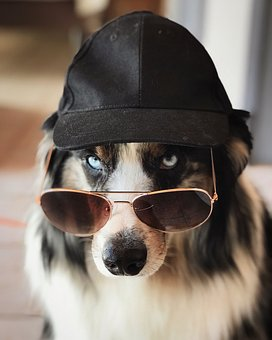
#> input picture pencil sketch with python/dog-6527913__340.jpg, 272 x 340 px, found by its file name
$ jupyter execute 'pencil sketch +opencv.ipynb'
#> lines starting #> are read from the running program, lines starting #| are printed output that depends on the picture
[cell 1]
import cv2

[cell 2]
image = cv2.imread("C:/Users/Avi Chaudhary/pencil sketch with python/dog-6527913__340.jpg")
#> image is the input picture: shape (340, 272, 3); mean B, G, R 100.9, 109.9, 120.6
cv2.imshow("Dog", image)
cv2.waitKey(0)

[cell 3]
gray_image = cv2.cvtColor(image, cv2.COLOR_BGR2GRAY)
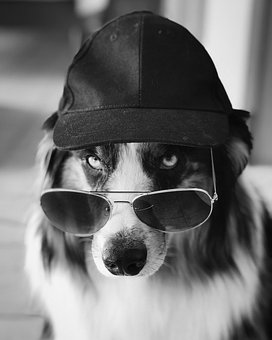
#> gray_image: shape (340, 272); min 0, max 255, mean 112.1
cv2.imshow("New Dog", gray_image)
cv2.waitKey(0)

[cell 4]
inverted_image = 255 - gray_image
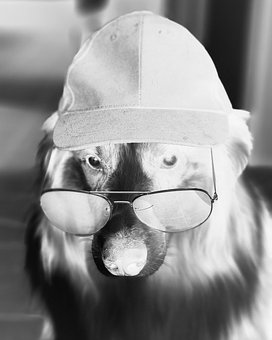
#> inverted_image: shape (340, 272); min 0, max 255, mean 142.9
cv2.imshow("Inverted", inverted_image)
cv2.waitKey()

[cell 5]
blurred = cv2.GaussianBlur(inverted_image, (21, 21), 0)
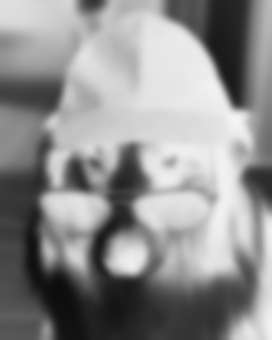
#> blurred: shape (340, 272); min 13, max 244, mean 142.9

[cell 6]
inverted_blurred = 255 - blurred
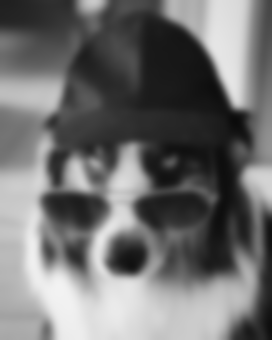
#> inverted_blurred: shape (340, 272); min 11, max 242, mean 112.1
pencil_sketch = cv2.divide(gray_image, inverted_blurred, scale=256.0)
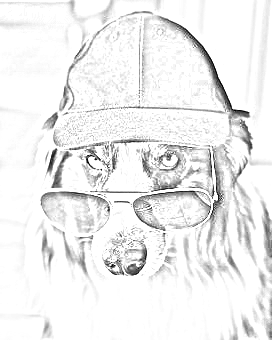
#> pencil_sketch: shape (340, 272); min 0, max 255, mean 238.7
cv2.imshow("Sketch", pencil_sketch)
cv2.waitKey(0)
